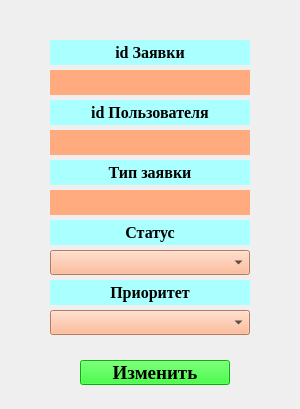
<?xml version="1.0" encoding="UTF-8"?>
<ui version="4.0">
 <class>Update_Form</class>
 <widget class="QWidget" name="Update_Form">
  <property name="geometry">
   <rect>
    <x>0</x>
    <y>0</y>
    <width>300</width>
    <height>409</height>
   </rect>
  </property>
  <property name="windowTitle">
   <string>Редактирование</string>
  </property>
  <widget class="QLabel" name="label">
   <property name="geometry">
    <rect>
     <x>50</x>
     <y>40</y>
     <width>200</width>
     <height>25</height>
    </rect>
   </property>
   <property name="font">
    <font>
     <family>Times New Roman</family>
     <pointsize>12</pointsize>
     <weight>75</weight>
     <bold>true</bold>
    </font>
   </property>
   <property name="styleSheet">
    <string notr="true">background-color: rgb(170, 255, 255);</string>
   </property>
   <property name="text">
    <string>id Заявки</string>
   </property>
   <property name="alignment">
    <set>Qt::AlignCenter</set>
   </property>
  </widget>
  <widget class="QLabel" name="id_req_label">
   <property name="geometry">
    <rect>
     <x>50</x>
     <y>70</y>
     <width>200</width>
     <height>25</height>
    </rect>
   </property>
   <property name="font">
    <font>
     <family>Times New Roman</family>
     <pointsize>12</pointsize>
     <weight>75</weight>
     <bold>true</bold>
    </font>
   </property>
   <property name="styleSheet">
    <string notr="true">background-color: rgb(255, 170, 127);</string>
   </property>
   <property name="text">
    <string/>
   </property>
   <property name="alignment">
    <set>Qt::AlignCenter</set>
   </property>
  </widget>
  <widget class="QLabel" name="label_3">
   <property name="geometry">
    <rect>
     <x>50</x>
     <y>100</y>
     <width>200</width>
     <height>25</height>
    </rect>
   </property>
   <property name="font">
    <font>
     <family>Times New Roman</family>
     <pointsize>12</pointsize>
     <weight>75</weight>
     <bold>true</bold>
    </font>
   </property>
   <property name="styleSheet">
    <string notr="true">background-color: rgb(170, 255, 255);</string>
   </property>
   <property name="text">
    <string>id Пользователя</string>
   </property>
   <property name="alignment">
    <set>Qt::AlignCenter</set>
   </property>
  </widget>
  <widget class="QLabel" name="id_user_label">
   <property name="geometry">
    <rect>
     <x>50</x>
     <y>130</y>
     <width>200</width>
     <height>25</height>
    </rect>
   </property>
   <property name="font">
    <font>
     <family>Times New Roman</family>
     <pointsize>12</pointsize>
     <weight>75</weight>
     <bold>true</bold>
    </font>
   </property>
   <property name="styleSheet">
    <string notr="true">background-color: rgb(255, 170, 127);</string>
   </property>
   <property name="text">
    <string/>
   </property>
   <property name="alignment">
    <set>Qt::AlignCenter</set>
   </property>
  </widget>
  <widget class="QLabel" name="label_4">
   <property name="geometry">
    <rect>
     <x>50</x>
     <y>160</y>
     <width>200</width>
     <height>25</height>
    </rect>
   </property>
   <property name="font">
    <font>
     <family>Times New Roman</family>
     <pointsize>12</pointsize>
     <weight>75</weight>
     <bold>true</bold>
    </font>
   </property>
   <property name="styleSheet">
    <string notr="true">background-color: rgb(170, 255, 255);</string>
   </property>
   <property name="text">
    <string>Тип заявки</string>
   </property>
   <property name="alignment">
    <set>Qt::AlignCenter</set>
   </property>
  </widget>
  <widget class="QLabel" name="type_label">
   <property name="geometry">
    <rect>
     <x>50</x>
     <y>190</y>
     <width>200</width>
     <height>25</height>
    </rect>
   </property>
   <property name="font">
    <font>
     <family>Times New Roman</family>
     <pointsize>12</pointsize>
     <weight>75</weight>
     <bold>true</bold>
    </font>
   </property>
   <property name="styleSheet">
    <string notr="true">background-color: rgb(255, 170, 127);</string>
   </property>
   <property name="text">
    <string/>
   </property>
   <property name="alignment">
    <set>Qt::AlignCenter</set>
   </property>
  </widget>
  <widget class="QComboBox" name="status_combo">
   <property name="geometry">
    <rect>
     <x>50</x>
     <y>250</y>
     <width>200</width>
     <height>25</height>
    </rect>
   </property>
   <property name="font">
    <font>
     <family>Times New Roman</family>
     <pointsize>12</pointsize>
     <weight>75</weight>
     <bold>true</bold>
    </font>
   </property>
   <property name="styleSheet">
    <string notr="true">background-color: rgb(255, 170, 127);</string>
   </property>
  </widget>
  <widget class="QLabel" name="label_5">
   <property name="geometry">
    <rect>
     <x>50</x>
     <y>220</y>
     <width>200</width>
     <height>25</height>
    </rect>
   </property>
   <property name="font">
    <font>
     <family>Times New Roman</family>
     <pointsize>12</pointsize>
     <weight>75</weight>
     <bold>true</bold>
    </font>
   </property>
   <property name="styleSheet">
    <string notr="true">background-color: rgb(170, 255, 255);</string>
   </property>
   <property name="text">
    <string>Статус</string>
   </property>
   <property name="alignment">
    <set>Qt::AlignCenter</set>
   </property>
  </widget>
  <widget class="QLabel" name="label_6">
   <property name="geometry">
    <rect>
     <x>50</x>
     <y>280</y>
     <width>200</width>
     <height>25</height>
    </rect>
   </property>
   <property name="font">
    <font>
     <family>Times New Roman</family>
     <pointsize>12</pointsize>
     <weight>75</weight>
     <bold>true</bold>
    </font>
   </property>
   <property name="styleSheet">
    <string notr="true">background-color: rgb(170, 255, 255);</string>
   </property>
   <property name="text">
    <string>Приоритет</string>
   </property>
   <property name="alignment">
    <set>Qt::AlignCenter</set>
   </property>
  </widget>
  <widget class="QComboBox" name="priotitet_combo">
   <property name="geometry">
    <rect>
     <x>50</x>
     <y>310</y>
     <width>200</width>
     <height>25</height>
    </rect>
   </property>
   <property name="font">
    <font>
     <family>Times New Roman</family>
     <pointsize>12</pointsize>
     <weight>75</weight>
     <bold>true</bold>
    </font>
   </property>
   <property name="styleSheet">
    <string notr="true">background-color: rgb(255, 170, 127);</string>
   </property>
  </widget>
  <widget class="QPushButton" name="update_but">
   <property name="geometry">
    <rect>
     <x>80</x>
     <y>360</y>
     <width>150</width>
     <height>25</height>
    </rect>
   </property>
   <property name="font">
    <font>
     <family>Times New Roman</family>
     <pointsize>14</pointsize>
     <weight>75</weight>
     <bold>true</bold>
    </font>
   </property>
   <property name="styleSheet">
    <string notr="true">background-color: rgb(0, 255, 0);</string>
   </property>
   <property name="text">
    <string>Изменить</string>
   </property>
  </widget>
 </widget>
 <resources/>
 <connections/>
</ui>
